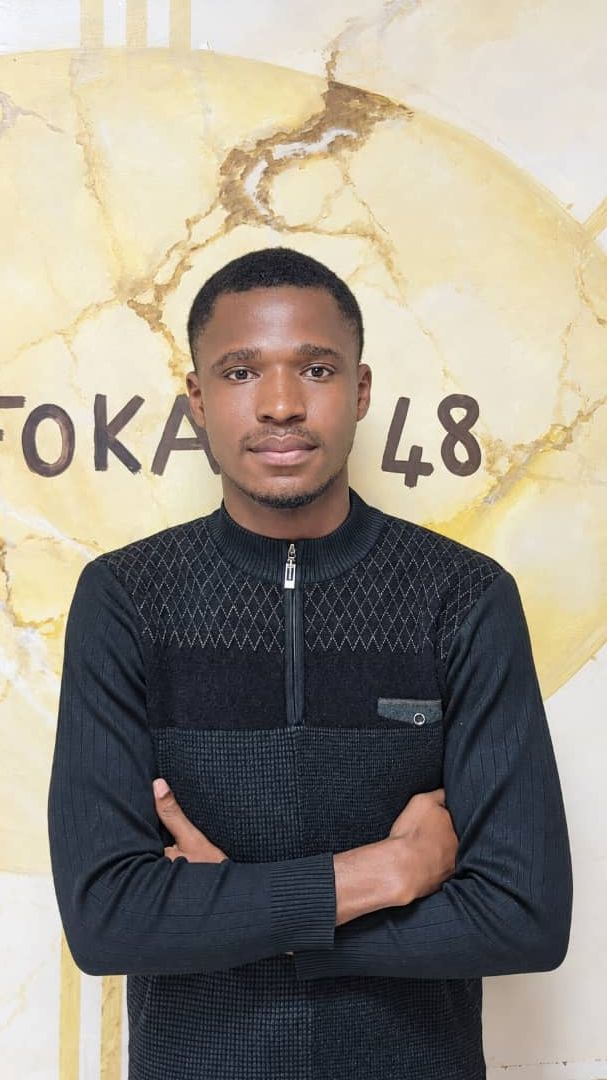
#> input picture tools/portrait_source.jpg, 607 x 1080 px
$ python make_portrait.py
#> lines starting #> are read from the running program, lines starting #| are printed output that depends on the picture; after the words box and inside, x2 and y2 are one past the last pixel; in counts of white or black regions, pixels touching at a corner belong together
#!/usr/bin/env python3
"""Genere le medaillon photo du menu principal.

Source : tools/portrait_source.jpg (photo fournie par l'auteur du jeu).
Sortie : assets/sprites/portrait.png, un disque de 320 px avec un anneau
orange, le visage net sur un fond floute et assombri.

Le buste est detoure par un polygone trace a la main : un detourage
automatique accroche le mur clair et les lettres de l'arriere-plan.

Usage : python3 tools/make_portrait.py
"""

import os

from PIL import Image, ImageDraw, ImageFilter

ROOT = os.path.dirname(os.path.dirname(os.path.abspath(__file__)))
SOURCE = os.path.join(ROOT, "tools", "portrait_source.jpg")
TARGET = os.path.join(ROOT, "assets", "sprites", "portrait.png")

OUT = 320                  # taille finale (affichee a 110 px, marge pour le retina)
N = OUT * 4                # plan de travail suréchantillonne
CROP = (112, 200, 492, 580)  # carre centre sur le visage, dans la photo 607x1080

# Contour du buste, en coordonnees locales du cadrage (0..380).
BUST = [
    (-40, 400), (-40, 380), (20, 380), (45, 344), (78, 322), (112, 310),
    (140, 302), (152, 288), (135, 276), (114, 264), (100, 248), (88, 232),
    (86, 208), (78, 188), (74, 162), (74, 132), (80, 102), (92, 78),
    (110, 60), (134, 48), (160, 44), (186, 46), (208, 56), (228, 74),
    (244, 96), (252, 122), (256, 150), (258, 178), (258, 200), (252, 222),
    (244, 246), (238, 264), (228, 280), (230, 296), (256, 306), (292, 320),
    (322, 334), (356, 352), (420, 380), (420, 400),
]


def circle_mask(ratio):
    m = Image.new("L", (N, N), 0)
    c, r = N / 2, N * ratio
    ImageDraw.Draw(m).ellipse((c - r, c - r, c + r, c + r), fill=255)
    return m


def ring(ratio, color, width):
    layer = Image.new("RGBA", (N, N), (0, 0, 0, 0))
    c, r = N / 2, N * ratio
    ImageDraw.Draw(layer).ellipse((c - r, c - r, c + r, c + r),
                                  outline=color, width=max(1, int(N * width)))
    return layer


def main():
    square = Image.open(SOURCE).convert("RGB").crop(CROP).resize(
        (N, N), Image.LANCZOS)
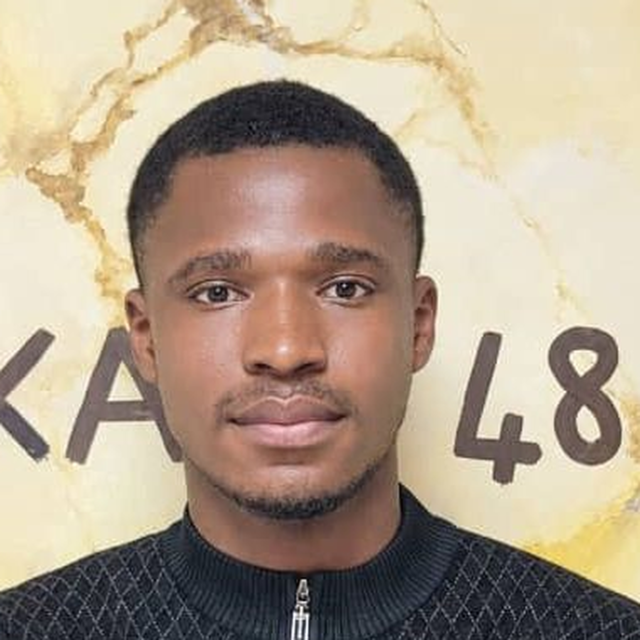
#> square: PIL image 1280x1280 RGB (shown at 1/2 size); mean R, G, B 175.6, 159.3, 139.9
    scale = N / 380.0

    mask = Image.new("L", (N, N), 0)
#> mask: PIL image 1280x1280 L; every value is 0
    ImageDraw.Draw(mask).polygon(
        [(x * scale, y * scale) for x, y in BUST], fill=255)
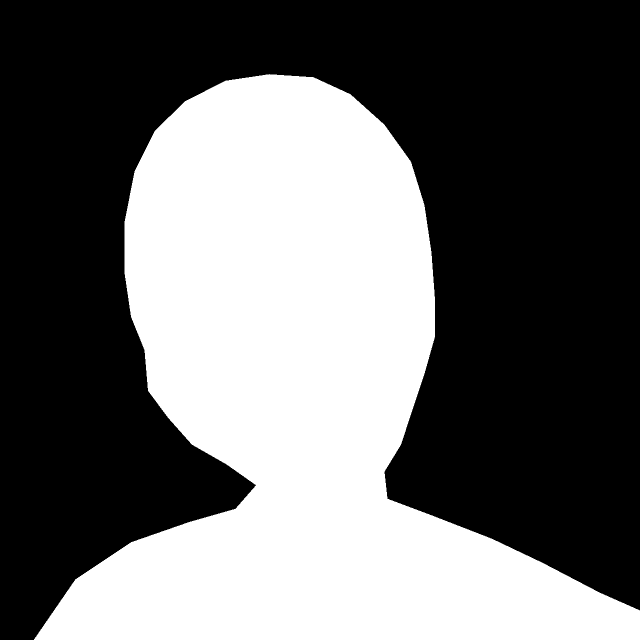
#> mask: PIL image 1280x1280 L (shown at 1/2 size); 40.9% white; 1 white region, box (x1, y1, x2, y2) and area: (68, 148, 1280, 1280) 670760
    # Erosion : le bord du masque doit tomber dans les cheveux sombres, sinon
    # la paroi claire de la photo transparait en liseré autour de la tête.
    mask = mask.resize((N // 4, N // 4), Image.LANCZOS)
#> mask: PIL image 320x320 L
    mask = mask.filter(ImageFilter.MinFilter(19)).filter(ImageFilter.MaxFilter(5))
    mask = mask.resize((N, N), Image.LANCZOS).filter(ImageFilter.GaussianBlur(3))
#> mask: PIL image 1280x1280 L

    # Fond du cercle : la meme photo, floutee et assombrie, teintee vers le bas.
    bg = square.filter(ImageFilter.GaussianBlur(N / 26))
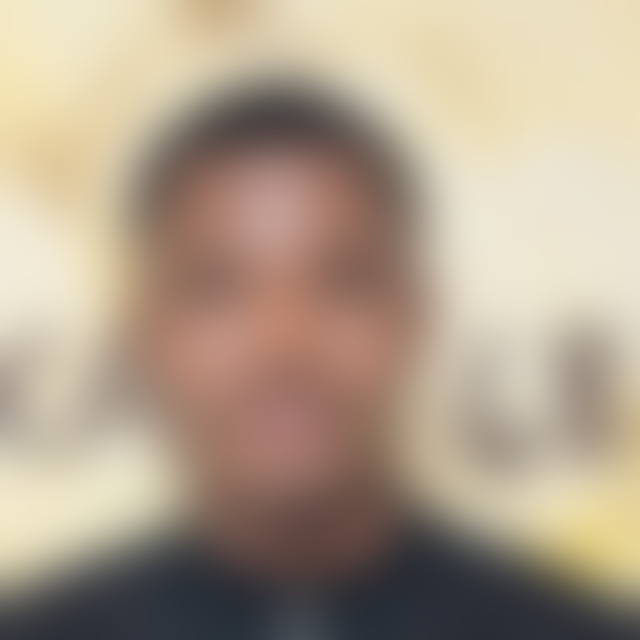
#> bg: PIL image 1280x1280 RGB (shown at 1/2 size); mean R, G, B 175.7, 159.4, 140
    bg = Image.blend(bg, Image.new("RGB", (N, N), (16, 17, 21)), 0.87)
    warm = Image.new("RGB", (N, N), (242, 130, 40))
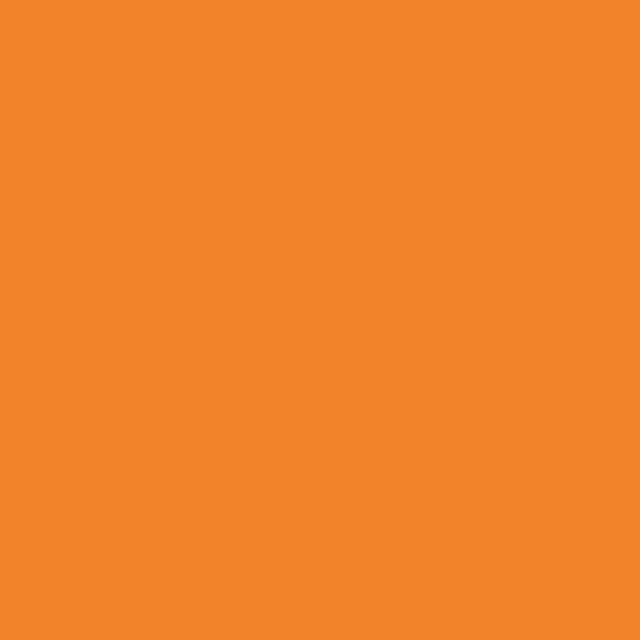
#> warm: PIL image 1280x1280 RGB (shown at 1/2 size); mean R, G, B 242, 130, 40
    grad = Image.new("L", (1, N))
    for y in range(N):
        grad.putpixel((0, y), int(70 * (y / N) ** 2))
    bg = Image.composite(warm, bg, grad.resize((N, N)).point(lambda v: 0))
    bg = Image.blend(bg, Image.new("RGB", (N, N), (60, 42, 32)), 0.15)
    bg = bg.convert("RGBA")
#> bg: PIL image 1280x1280 RGBA

    cut = square.convert("RGBA")
    cut.putalpha(mask)
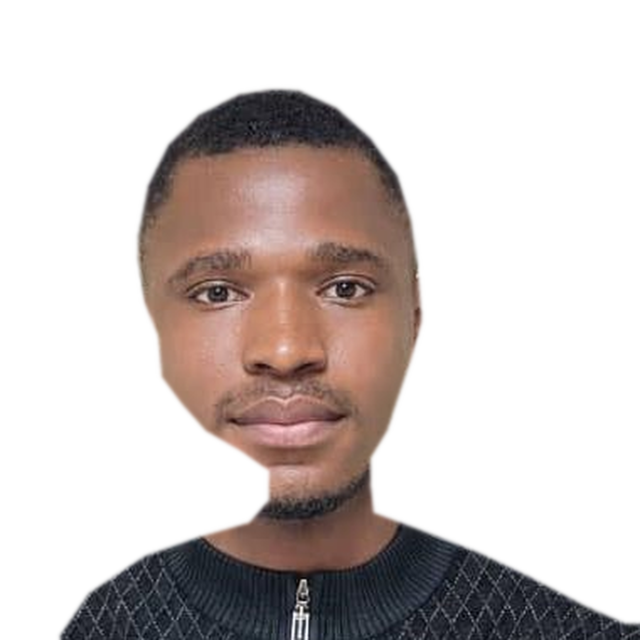
#> cut: PIL image 1280x1280 RGBA (shown at 1/2 size); mean R, G, B, A 175.6, 159.3, 139.9, 86.5; transparent parts drawn white
    art = Image.alpha_composite(bg, cut)

    out = Image.new("RGBA", (N, N), (0, 0, 0, 0))
#> out: PIL image 1280x1280 RGBA; every value is 0
    out.paste(art, (0, 0), circle_mask(0.47).filter(ImageFilter.GaussianBlur(N / 400)))
#> in circle_mask, `ImageDraw.Draw(m).ellipse((c - r, c - r, c + r, c + r), fill=255)`: m: PIL image 1280x1280 L; 69.5% white; 1 black region, box (x1, y1, x2, y2) and area: (0, 0, 1280, 1280) 500024
    out = Image.alpha_composite(out, ring(0.463, (242, 115, 26, 90), 0.004))
    out = Image.alpha_composite(out, ring(0.475, (242, 115, 26, 255), 0.008))
#> call 2 of ring, with ratio = 0.475, color = (242, 115, 26, 255), width = 0.008
#> in ring (call 2), `ImageDraw.Draw(layer).ellipse((c - r, c - r, c + r, c + r), outline=co..`:
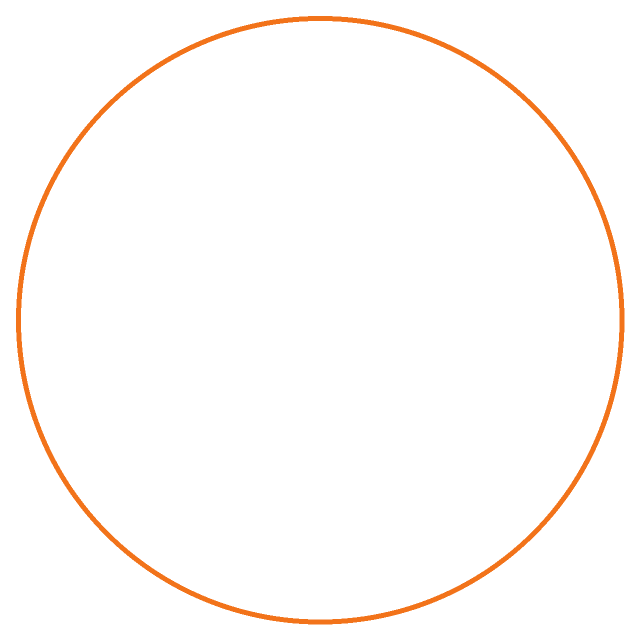
#> layer: PIL image 1280x1280 RGBA (shown at 1/2 size); mean R, G, B, A 5.5, 2.6, 0.6, 5.8; transparent parts drawn white

    os.makedirs(os.path.dirname(TARGET), exist_ok=True)
    out.resize((OUT, OUT), Image.LANCZOS).save(TARGET)
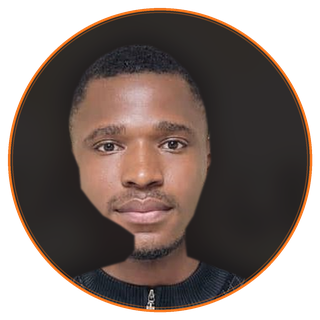
#> saved as portrait.png: PIL image 320x320 RGBA; mean R, G, B, A 63.3, 48, 40.8, 180.9; transparent parts drawn white
    print("wrote %s" % TARGET)


if __name__ == "__main__":
    main()
